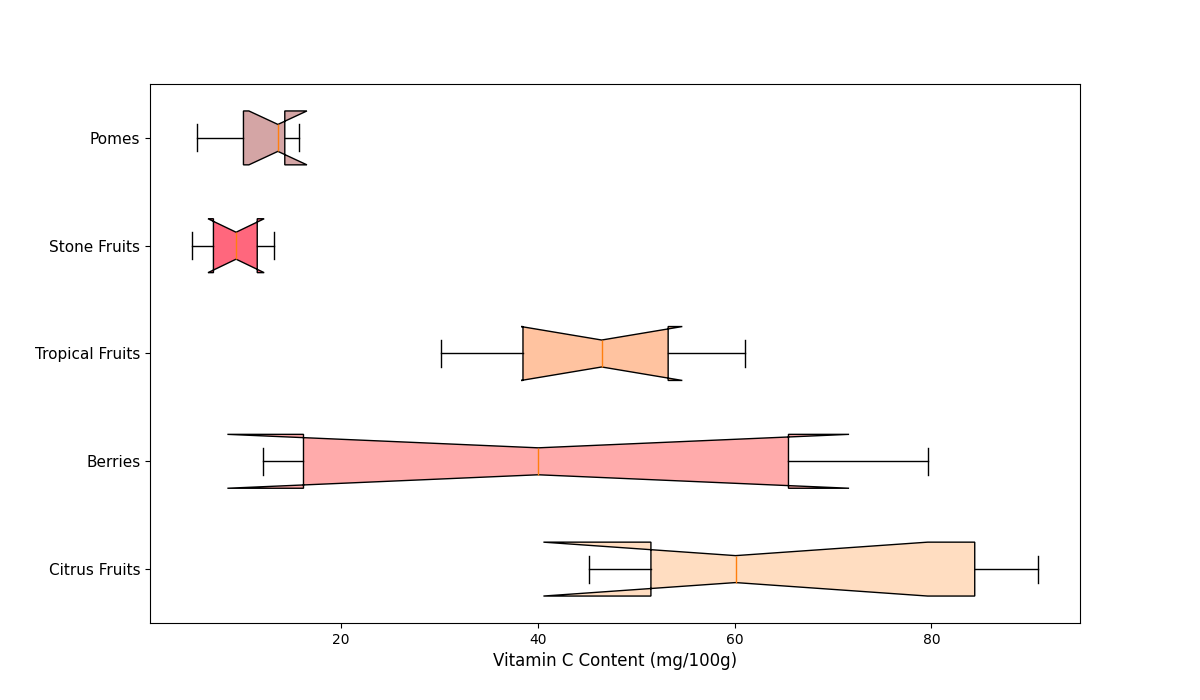

Generate this figure with Python:
import matplotlib.pyplot as plt

# Data: Vitamin C content (mg/100g) for different fruit groups
citrus_fruits = [53.2, 60.1, 90.8, 88.3, 80.5, 45.2, 49.8]
berries = [12.1, 58.8, 67.7, 21.3, 79.7, 14.5]
tropical_fruits = [61.1, 30.2, 36.4, 45.4, 52.4, 39.2, 55.8, 47.6]
stone_fruits = [6.6, 8.4, 10.3, 4.9, 11.9, 13.2]
pomes = [5.4, 14.3, 13.6, 10.1, 15.7]

# Compile data into a list
data = [citrus_fruits, berries, tropical_fruits, stone_fruits, pomes]
fruit_groups = ['Citrus Fruits', 'Berries', 'Tropical Fruits', 'Stone Fruits', 'Pomes']

# Create horizontal box plot
fig, ax = plt.subplots(figsize=(12, 7))
box_colors = ['#FFDDC1', '#FFABAB', '#FFC3A0', '#FF677D', '#D4A5A5']

# Plot with custom box colors
bp = ax.boxplot(data, vert=False, patch_artist=True, notch=True, whis=1.5)

# Customize each box color
for patch, color in zip(bp['boxes'], box_colors):
    patch.set_facecolor(color)

# Set y-axis labels to match the fruit groups
ax.set_yticklabels(fruit_groups, fontsize=11)
ax.set_xlabel('Vitamin C Content (mg/100g)', fontsize=12)

# Show plot
plt.show()
